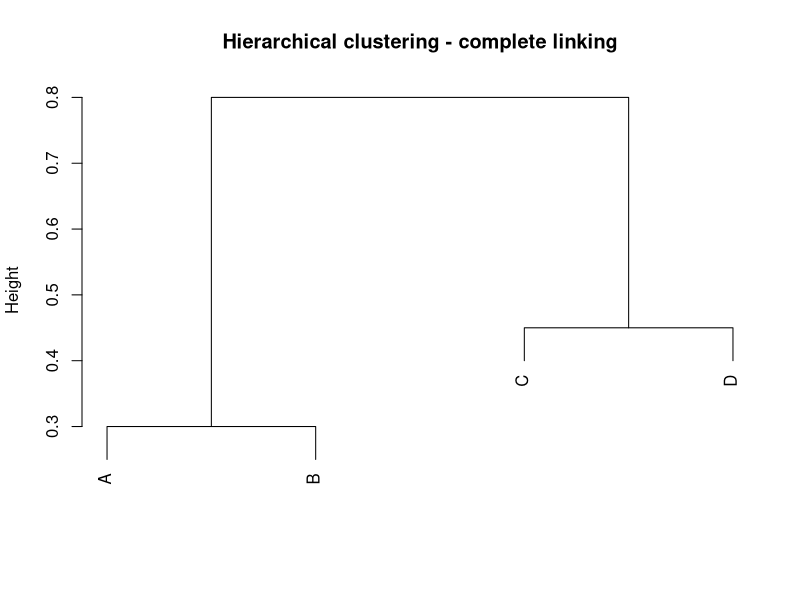
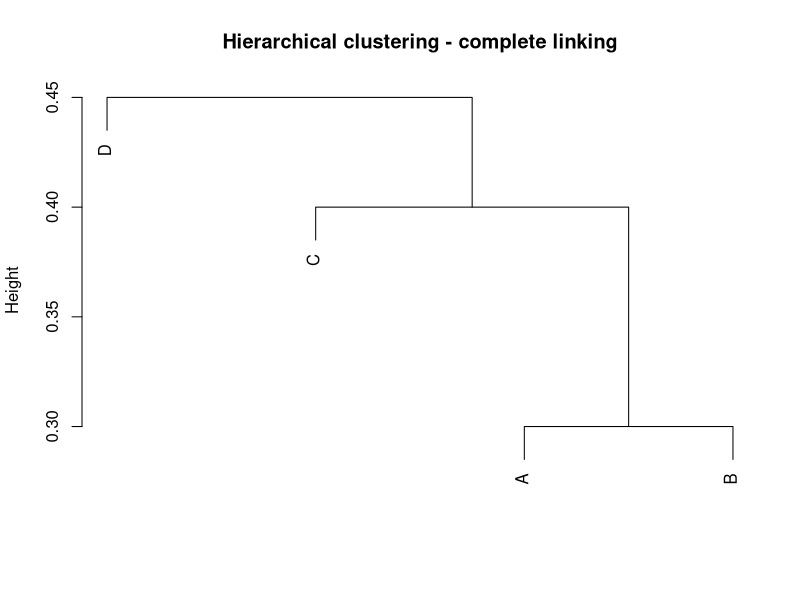

The R script that drew these images, in order:
## ---- chunk 1
knitr::opts_chunk$set(echo = TRUE)
## ---- chunk 2

data <- data.frame(A = c(0, 0.3, 0.4, 0.7),
                   B = c(0, 0, 0.5, 0.8),
                   C = c(0, 0, 0, 0.45),
                   D = c(rep(0, 4)))

distance <- as.dist(data)

plot(hclust(distance, 
            method = "complete"),
     main = "Hierarchical clustering - complete linking",
     xlab = "", sub = "")

## ---- chunk 3

plot(hclust(distance, 
            method = "single"),
     main = "Hierarchical clustering - complete linking",
     xlab = "", sub = "")

